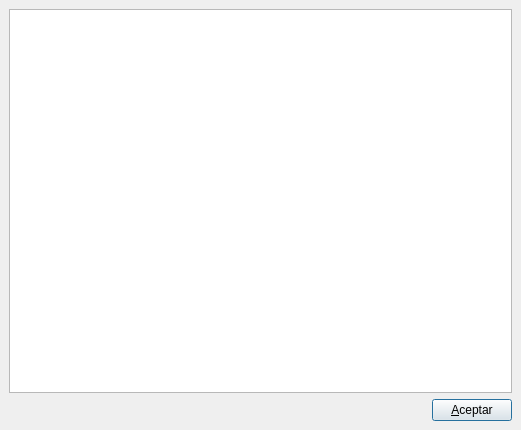
<ui version="4.0" >
 <class>inicio</class>
 <widget class="QDialog" name="inicio" >
  <property name="geometry" >
   <rect>
    <x>0</x>
    <y>0</y>
    <width>521</width>
    <height>430</height>
   </rect>
  </property>
  <property name="windowTitle" >
   <string>INFORMACIÓN IMPORTANTE</string>
  </property>
  <layout class="QVBoxLayout" >
   <property name="spacing" >
    <number>6</number>
   </property>
   <property name="margin" >
    <number>9</number>
   </property>
   <item>
    <widget class="QTextEdit" name="textEdit" >
     <property name="readOnly" >
      <bool>true</bool>
     </property>
    </widget>
   </item>
   <item>
    <layout class="QHBoxLayout" >
     <property name="spacing" >
      <number>6</number>
     </property>
     <property name="margin" >
      <number>0</number>
     </property>
     <item>
      <spacer>
       <property name="orientation" >
        <enum>Qt::Horizontal</enum>
       </property>
       <property name="sizeHint" stdset="0" >
        <size>
         <width>40</width>
         <height>20</height>
        </size>
       </property>
      </spacer>
     </item>
     <item>
      <widget class="QPushButton" name="aceptarpushButton" >
       <property name="text" >
        <string>&amp;Aceptar</string>
       </property>
       <property name="icon" >
        <iconset resource="libroK.qrc" >
         <normaloff>:/images/librok-5.png</normaloff>:/images/librok-5.png</iconset>
       </property>
      </widget>
     </item>
    </layout>
   </item>
  </layout>
 </widget>
 <resources>
  <include location="libroK.qrc" />
 </resources>
 <connections>
  <connection>
   <sender>aceptarpushButton</sender>
   <signal>clicked()</signal>
   <receiver>inicio</receiver>
   <slot>accept()</slot>
   <hints>
    <hint type="sourcelabel" >
     <x>443</x>
     <y>408</y>
    </hint>
    <hint type="destinationlabel" >
     <x>400</x>
     <y>410</y>
    </hint>
   </hints>
  </connection>
 </connections>
</ui>
